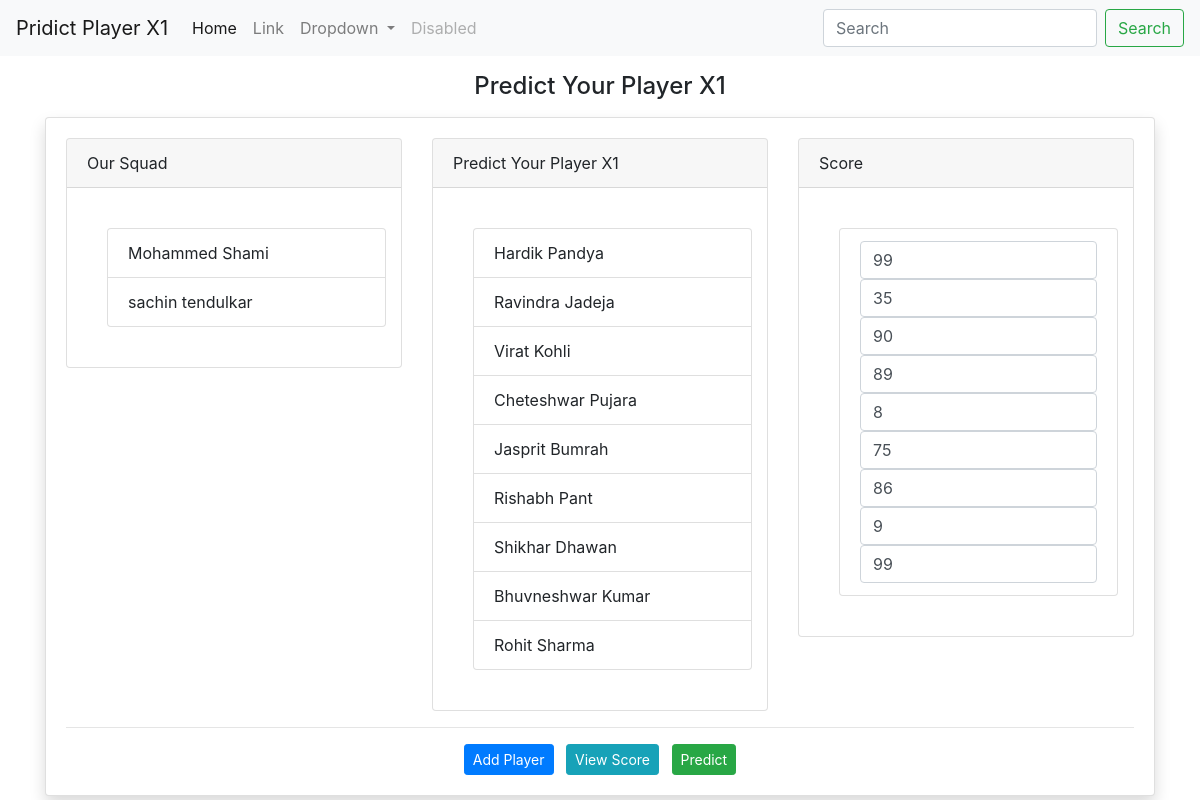
The page / on the database its author committed.
### tables this page shows
CREATE TABLE `squad` (
  `id` int(11) NOT NULL,
  `name` varchar(255) NOT NULL,
  `jersey_no` varchar(255) NOT NULL,
  `type` varchar(255) DEFAULT NULL,
  `created_at` varchar(255) NOT NULL,
  `created_by` varchar(255) NOT NULL,
  `updated_at` varchar(255) NOT NULL,
  `updated_by` varchar(255) NOT NULL
);

CREATE TABLE `score_board` (
  `id` int(11) NOT NULL,
  `squad_id` int(11) NOT NULL,
  `score` int(11) DEFAULT 0,
  `orders` int(11) DEFAULT 0,
  `created_at` varchar(255) NOT NULL,
  `created_by` varchar(255) NOT NULL,
  `updated_at` varchar(255) NOT NULL,
  `updated_by` varchar(255) NOT NULL
);

### operations.php (called while the page is built, shortened)
<?php
function select_data($table_name, $rows = null, $where = null, $limit = null, $conn)
{
    $sql = "SELECT $rows FROM $table_name ";
    $query = mysqli_query($conn, $sql);
    return $query;
}
function query($query, $conn)
{
    $query = mysqli_query($conn, $query);
    return $query;
}

### config.php (called while the page is built, shortened)
<?php
if (!function_exists('base_url')) {
    function base_url($path = '')
    {
        return BASE_URL . $path;
    }
}

### index.php (the view, shortened to what this page needs)
<?php
require_once "./paths.php";
$get_data = select_data("squad", '*', '', '', $conn);
$sql = "SELECT p.id as squad_id, p.name, s.id as score_id, s.score, s.orders FROM `score_board` s LEFT JOIN squad p ON p.id = s.squad_id ORDER BY s.orders ASC ";
$get_score  = query($sql, $conn);
$score_data = mysqli_fetch_all($get_score, MYSQLI_ASSOC);
$check_squad      = query("SELECT group_concat(squad_id) as squad_ids FROM score_board", $conn);
$check_squad_data = mysqli_fetch_assoc($check_squad);
$validate_squad = array();
if (!empty($check_squad_data)) {
    $validate_squad = explode(",", $check_squad_data['squad_ids']);
}
?>
<!DOCTYPE html>
<html>
<head>
    <link rel="stylesheet" href="https://stackpath.bootstrapcdn.com/bootstrap/4.2.1/css/bootstrap.min.css">
</head>
<body>
    <nav class="navbar navbar-expand-lg navbar-light bg-light">
        <a class="navbar-brand" href="#">Pridict Player X1</a>
        <div class="collapse navbar-collapse" id="navbarSupportedContent">
            <ul class="navbar-nav mr-auto">
                <li class="nav-item active">
                    <a class="nav-link" href="#">Home <span class="sr-only">(current)</span></a>
                </li>
                <li class="nav-item">
                    <a class="nav-link" href="#">Link</a>
                </li>
                <li class="nav-item dropdown">
                    <a class="nav-link dropdown-toggle" href="#" id="navbarDropdown" role="button" data-toggle="dropdown" aria-haspopup="true" aria-expanded="false">
                        Dropdown
                    </a>
                </li>
                <li class="nav-item">
                    <a class="nav-link disabled" href="#" tabindex="-1" aria-disabled="true">Disabled</a>
                </li>
            </ul>
            <form class="form-inline my-2 my-lg-0">
                <input class="form-control mr-sm-2" type="search" placeholder="Search" aria-label="Search">
                <button class="btn btn-outline-success my-2 my-sm-0" type="submit">Search</button>
            </form>
        </div>
    </nav>
    <h4 class="m-3 text-center">Predict Your Player X1</h4>
    <div class="container">
        <div class="card shadow">
            <div class="card-body">
                <div id="demo" class="row justify-content-center">
                    <div class="col-lg-4">
                        <div class="card">
                            <div class="card-header">Our Squad</div>
                            <div class="card-body">
                                <div id="items-1" class="list-group col">
                                    <?php while ($data = mysqli_fetch_assoc($get_data)) {
                                        if (!in_array($data['id'], $validate_squad)) { ?>
                                            <div id="item-<?= $data['id'] ?>" data-id="<?= $data['id'] ?>" class="list-group-item nested-1"><?= $data['name'] ?></div>
                                    <?php }
                                    } ?>
                                </div>
                            </div>
                        </div>
                    </div>
                    <div class="col-lg-4">
                        <div class="card">
                            <div class="card-header">Predict Your Player X1</div>
                            <div class="card-body">
                                <div id="items-2" class="list-group col">
                                    <?php foreach ($score_data as $score) { ?>
                                        <div id="item-2.1" data-id="<?= $score['squad_id'] ?>" class="list-group-item nested-1"><?= $score['name'] ?></div>
                                    <?php } ?>
                                </div>
                            </div>
                        </div>
                    </div>
                    <div class="col-lg-4">
                        <div class="card">
                            <div class="card-header">Score</div>
                            <div class="card-body">
                                <div id="items-3" class="list-group col">
                                    <div class="list-group-item nested-1 score_input_group">
                                        <?php foreach ($score_data as $score) { ?>
                                            <input type="text" class="form-control" name="score[]" value="<?= $score['score'] ?>" class="score_input" placeholder="Score">
                                        <?php } ?>
                                    </div>
                                </div>
                            </div>
                        </div>
                    </div>
                </div>
                <hr>
                <div class="group text-center">
                    <button class="btn btn-sm btn-primary mx-1" data-toggle="modal" data-target="#exampleModal">Add Player</button>
                    <a  href="<?= base_url('view.php')?>" class="btn btn-sm btn-info mx-1">View Score</a>
                    <button id="predict" class="btn btn-sm btn-success mx-1">Predict</button>
                </div>
            </div>
        </div>
    </div>
</body>
</html>

### index.php (style rules this page uses)
.list-group { margin: 20px; }

### rows shown on the page
squad: name "Mohammed Shami"
squad: name "sachin tendulkar"
score_board: squad.name "Hardik Pandya", score "99"
score_board: squad.name "Ravindra Jadeja", score "35"
score_board: squad.name "Virat Kohli", score "90"
score_board: squad.name "Cheteshwar Pujara", score "89"
score_board: squad.name "Jasprit Bumrah", score "8"
score_board: squad.name "Rishabh Pant", score "75"
score_board: squad.name "Shikhar Dhawan", score "86"
score_board: squad.name "Bhuvneshwar Kumar", score "9"
score_board: squad.name "Rohit Sharma", score "99"
